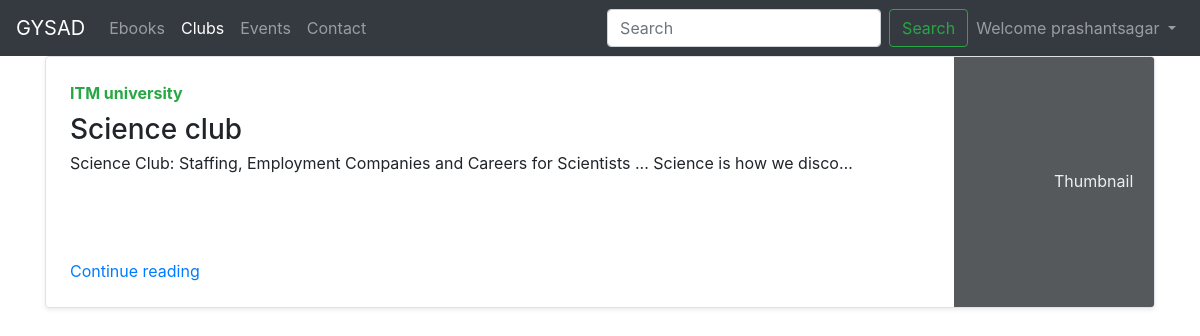
Page /club/ (signed in) on the committed database.
### club/models.py (models this page shows, shortened)
class Club(models.Model):
    sno = models.AutoField(primary_key=True)
    title = models.CharField(max_length=210)
    author = models.CharField(max_length=100)
    content = models.TextField()
    slug = models.CharField(max_length=130,default="")
    timestamp = models.DateTimeField(blank=True)

### club/views.py (the view)
# urls.py: path('club/', include('club.urls')),
def club(request):
    allPosts = Club.objects.all()
    context = { 'allPosts' : allPosts}
    return render(request,'club.html', context)

### templates/club.html (shortened to what this page needs)
{% extends 'main.html' %}
{% block clubactive %} active {% endblock clubactive %}
{% block body %}
<div class="container">
{% for post in allPosts %}
    <div class="row no-gutters border rounded overflow-hidden flex-md-row mb-4 shadow-sm h-md-250 position-relative">
        <div class="col p-4 d-flex flex-column position-static">
          <strong class="d-inline-block mb-2 text-success">{{post.author}}</strong>
          <h3 class="mb-0">{{post.title}}</h3>
          <p class="mb-auto">{{post.content | truncatechars:100 }}</p>
          <a href="/club/{post.slug}" class="stretched-link">Continue reading</a>
        </div>
        <div class="col-auto d-none d-lg-block">
          <svg class="bd-placeholder-img" width="200" height="250" xmlns="http://www.w3.org/2000/svg" preserveAspectRatio="xMidYMid slice" focusable="false" role="img" aria-label="Placeholder: Thumbnail"><title>Placeholder</title><rect width="100%" height="100%" fill="#55595c"></rect><text x="50%" y="50%" fill="#eceeef" dy=".3em">Thumbnail</text></svg>
        </div>
      </div>
   {% endfor %}
  </div>
{% endblock body %}

### templates/main.html (shortened to what this page needs)
<!doctype html>
<html lang="en">
  <head>
    <link href="https://unpkg.com/tailwindcss@^1.0/dist/tailwind.min.css" rel="stylesheet">
    <link rel="stylesheet" href="https://stackpath.bootstrapcdn.com/bootstrap/4.5.2/css/bootstrap.min.css">
  </head>
<body>
<nav class="navbar navbar-expand-lg navbar-dark bg-dark">
  <a class="navbar-brand" href="/">GYSAD</a>
  <div class="collapse navbar-collapse" id="navbarSupportedContent">
    <ul class="navbar-nav mr-auto">
      <li class="nav-item {% block ebookactive %} {% endblock ebookactive %}">
        <a class="nav-link" href="/ebook">Ebooks</a>
      </li>
      <li class="nav-item {% block clubactive %} {% endblock clubactive %}">
        <a class="nav-link" href="/club">Clubs</a>
      </li>
      <li class="nav-item {% block eventsactive %} {% endblock eventsactive %}">
        <a class="nav-link" href="/events">Events</a>
      </li>
      <li class="nav-item {% block contactactive %} {% endblock contactactive %}">
        <a class="nav-link" href="/contact">Contact</a>
      </li>
    </ul>
    <form class="form-inline my-2 my-lg-0">
      <input class="form-control mr-sm-2" type="search" placeholder="Search" aria-label="Search">
      <button class="btn btn-outline-success my-2 my-sm-0" type="submit">Search</button>
    </form>
         {% if user.is_authenticated %}
                <ul class='navbar-nav'>
                 <li class="nav-item dropdown">
        <a class="nav-link dropdown-toggle" href="#" id="navbarDropdown" role="button" data-toggle="dropdown" aria-haspopup="true" aria-expanded="false">
          Welcome {{request.user}}
        </a>
      </li>
      </ul>
      {% else %}
          <button type="button" class="btn btn-success mx-2" data-toggle="modal" data-target="#loginModal">Login</button>
          <button type="button" class="btn btn-success mx-2" data-toggle="modal" data-target="#signupModal">SignUp</button>
          {% endif %}
  </div>
</nav>
{% block body %}
{% endblock body %}
<body>
  </body>
</html>

### rows in the picture
Club: author "ITM university", title "Science club", content "Science Club: Staffing, Employment Companies and Careers for Scientists ... Science is how we disco…"

### other values in the picture
{{ request.user }} "prashantsagar"
